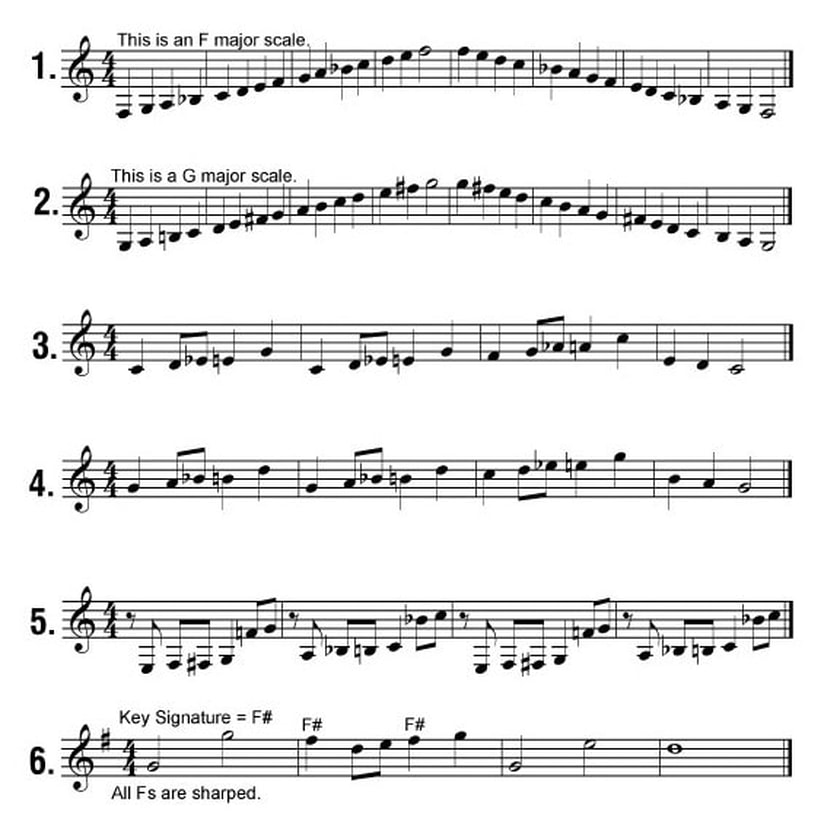
#> input picture OMRImplementation/datasets/images/raw/accidentals.jpg, 840 x 840 px
$ python deskewing_pHt.py
#> lines starting #> are read from the running program, lines starting #| are printed output that depends on the picture; after the words box and inside, x2 and y2 are one past the last pixel; in counts of white or black regions, pixels touching at a corner belong together
### OMRImplementation/Preprocessing/draw_axes.py
import cv2

def draw_axes(image, color=(0, 255, 0)):
    """
    Draw X and Y axes (centered) on the given image.
    """
    h, w = image.shape[:2]
    center_x, center_y = w // 2, h // 2

    # Draw horizontal (X-axis) line
    cv2.line(image, (0, center_y), (w, center_y), color, 2)

    # Draw vertical (Y-axis) line
    cv2.line(image, (center_x, 0), (center_x, h), color, 2)

### OMRImplementation/Preprocessing/deskewing_pHt.py
import tkinter as tk
from tkinter import filedialog
import numpy as np
import cv2
import os
from draw_axes import draw_axes

#withdraw the default Tkinter root window
root = tk.Tk()
root.withdraw()

#set the initial directory
initial_directory = '/Users/andrewyan/Desktop/OMR_Project/OMRImplementation/datasets/images'

#open a file dialog to select an image
file_path = filedialog.askopenfilename(
    title="Select an Image",
    initialdir=initial_directory,  #set the starting directory
    filetypes=[("Image Files", "*.png *.jpg *.jpeg *.bmp *.tiff *.gif")]
)
#> the answer given: ../datasets/images/raw/accidentals.jpg

#start of deskewing process
if not file_path:
    print("No file selected!")
else:
    #load the input image
    image = cv2.imread(file_path)
#> image is the input picture: shape (840, 840, 3); min 0, max 255, mean 233.3

    #error check for no image read
    if image is None:
        print(f"Unable to load image from {file_path}")
    else:
        #show original image
        cv2.imshow('Original', image)
        cv2.waitKey(0)

        #do canny edge detection to find edges for next step, Hough Transform
        edges = cv2.Canny(image, 50, 150, apertureSize=3)
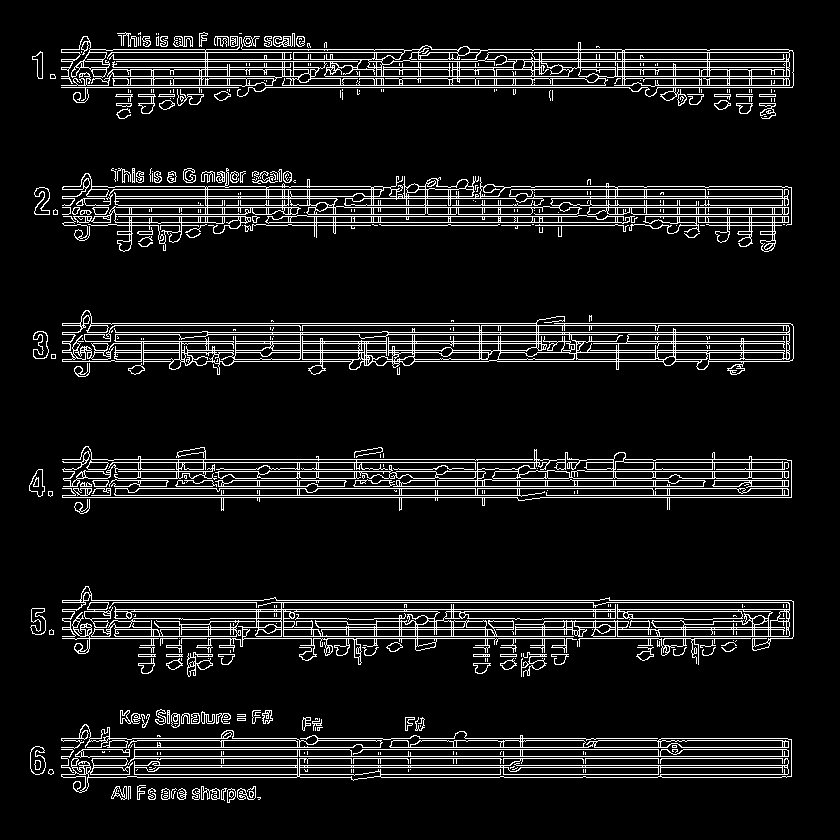
#> edges: shape (840, 840); 8.7% white in thin lines or dots, all inside (x1, y1, x2, y2) = (29, 32, 794, 803)

        #perform Probabilistic Hough Transform
        lines = cv2.HoughLinesP(edges, 1, np.pi / 180, 50, minLineLength=20, maxLineGap=5)
#> lines = 593 rows, first 6: [609, 600, 791, 600], [390, 747, 791, 747], [87, 609, 793, 609], [61, 767, 791, 767], [63, 462, 549, 462], [114, 325, 792, 325]

        #copy of original image to keep an unmarked version at the end
        marked_image = image.copy()

        #draw detected line segments
        if lines is not None:
            for x1, y1, x2, y2 in lines[:, 0]:
                cv2.line(marked_image, (x1, y1), (x2, y2), (0, 255, 0), 2)
#> this loop made 593 passes
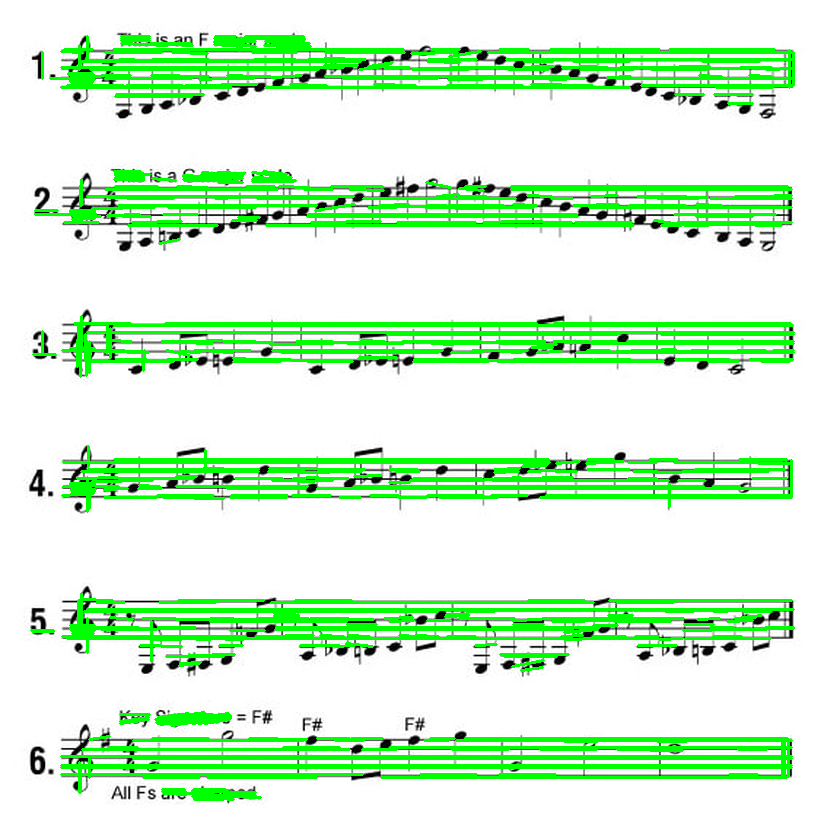
#> marked_image: shape (840, 840, 3); 14.25% of pixels changed, all inside (x1, y1, x2, y2) = (30, 35, 795, 801)

        #draw red axes (pre-deskewing)
        draw_axes(marked_image, color=(0, 0, 255))
#> in draw_axes, `cv2.line(image, (center_x, 0), (center_x, h), color, 2)`:
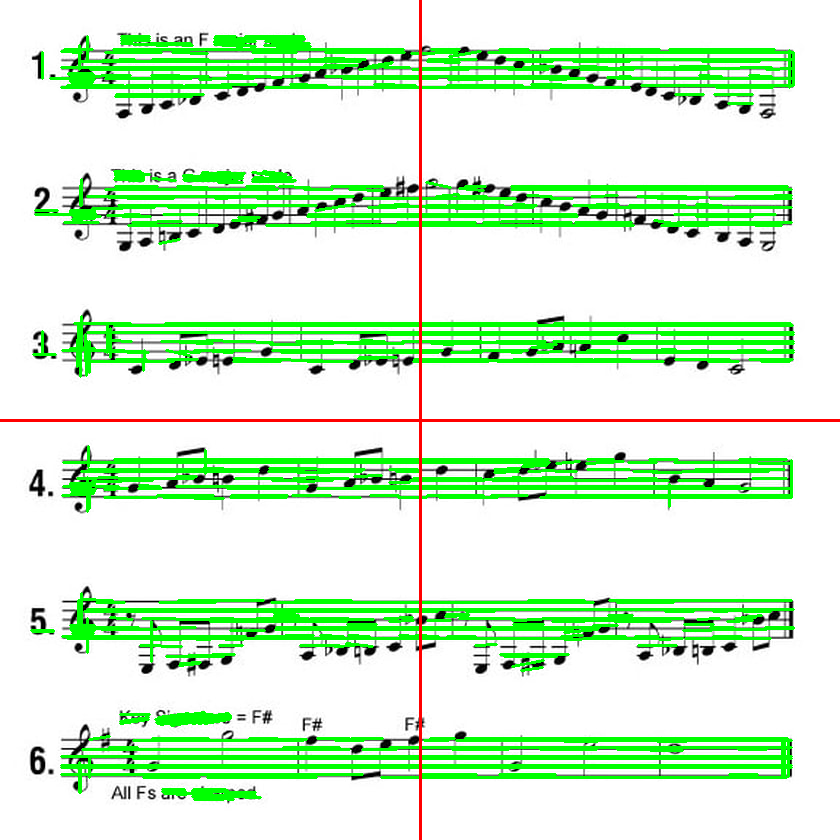
#> image: shape (840, 840, 3); mean B, G, R 207.7, 243.9, 209.5

        #show marked image with sHt lines and red axes
        cv2.imshow('Probabalistic Hough Transform Lines', marked_image)
        cv2.waitKey(0)

        #calculate angles of lines and append angles to a list
        angles = []
        if lines is not None:
            for line in lines:
                x1, y1, x2, y2 = line[0]
                #calculate the angle of the line
                angle = np.arctan2(y2 - y1, x2 - x1)  #angle in radians
                angle_deg = np.degrees(angle)  #convert to degrees
                if -45< angle_deg < 45:  #consider only near-horizontal lines
                    angles.append(angle_deg)
#> this loop made 593 passes
#> (x1, y1, x2, y2, angle, angle_deg) on passes 1 to 3: (609, 600, 791, 600, 0, 0), (390, 747, 791, 747, 0, 0), (87, 609, 793, 609, 0, 0)
#> after the loop, angles = 557 values, max 12.26 at index 463, min -11.31 at index 313, mean -0.242

        #error check for if angles empty
        if len(angles) > 0:
            #compute the average angle
            skew_angle = np.mean(angles)
#> skew_angle = -0.242
            print(f"Skew angle: {skew_angle:.2f} degrees")
#| Skew angle: -0.24 degrees
        else:
            skew_angle = 0
            print("No significant lines detected for deskewing.")

        #calculate rotation matrix from skewed angle and center of image
        (h, w) = image.shape[:2]
        center = (w // 2, h // 2)
        rotation_matrix = cv2.getRotationMatrix2D(center, skew_angle, 1.0)
#> rotation_matrix = [[1, -0.00423, 1.78], [0.00423, 1, -1.77]]

        #deskew the image based on rotation matrix
        deskewed_marked_image = cv2.warpAffine(marked_image, rotation_matrix, (w, h), flags=cv2.INTER_LINEAR, borderMode=cv2.BORDER_REPLICATE)

        #draw blue axes (post-deskewing)
        draw_axes(deskewed_marked_image, color=(255, 0, 0))
#> call 2 of draw_axes, with color = (255, 0, 0)
#> in draw_axes (call 2), `cv2.line(image, (center_x, 0), (center_x, h), color, 2)`:
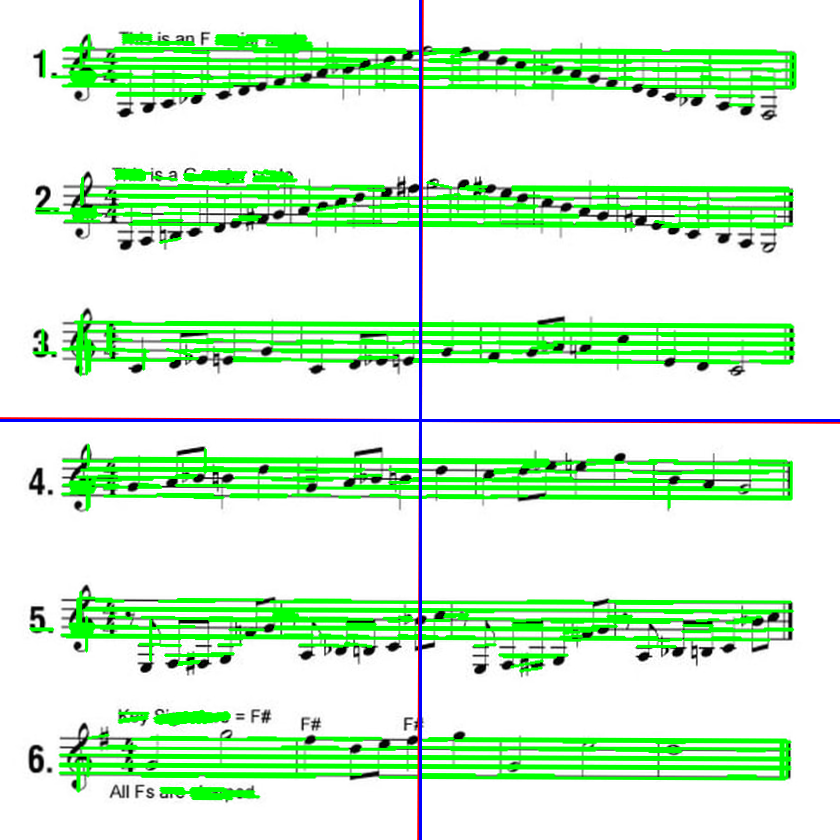
#> image: shape (840, 840, 3); mean B, G, R 209, 243.4, 207.7

        #show deskewed marked image with blue axes
        cv2.imshow('Deskewed Image', deskewed_marked_image)
        cv2.waitKey(0)

        #deskew the image using rotation matrix
        deskewed_image = cv2.warpAffine(image, rotation_matrix, (w, h), flags=cv2.INTER_LINEAR, borderMode=cv2.BORDER_REPLICATE)

        #save the image in the unmarked folder
        new_dir = os.path.join(os.path.dirname(file_path), "..", "deskewed")
        save_path = os.path.join(
            new_dir,
            os.path.splitext(os.path.basename(file_path))[0] + "_pHt_d.png"
        )

        #write deskewed image to files (fully unmarked)
        cv2.imwrite(save_path, deskewed_image)
        print(f"Deskewed image saved to {save_path}")

        #draw blue axes (post-deskewing)
        draw_axes(deskewed_image, color=(255, 0, 0))
#> call 3 of draw_axes, with color = (255, 0, 0)
#> in draw_axes (call 3), `cv2.line(image, (center_x, 0), (center_x, h), color, 2)`:
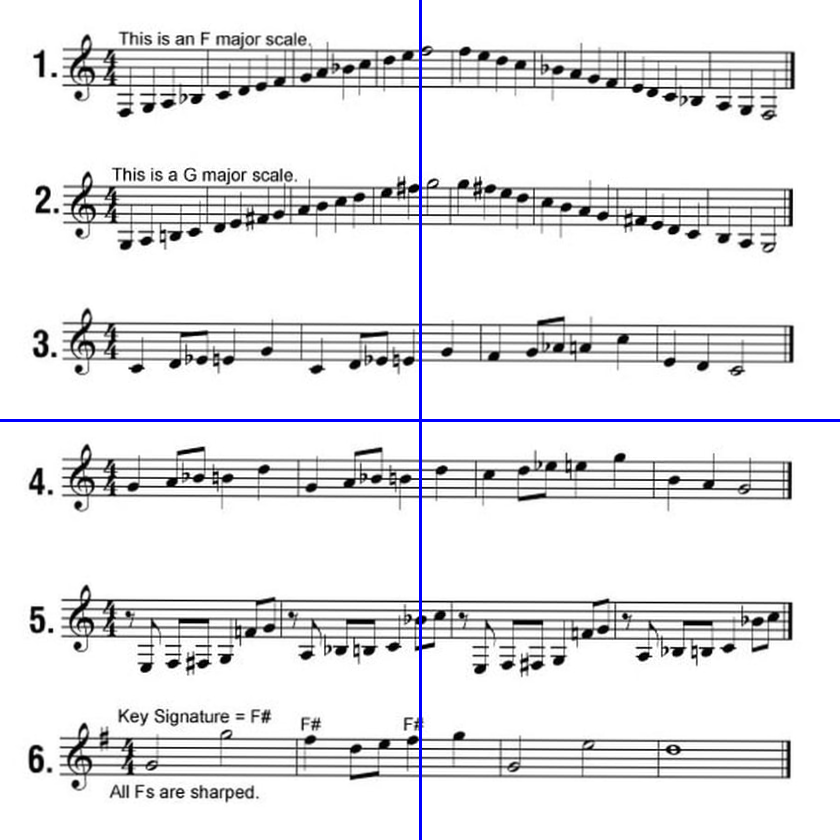
#> image: shape (840, 840, 3); mean B, G, R 233.4, 231.5, 231.5

        #show deskewed image with blue axes
        cv2.imshow('Deskewed Image', deskewed_image)
        cv2.waitKey(0)

#destroy all OpenCV windows
cv2.destroyAllWindows()

$ run again, on OMRImplementation/datasets/images/raw/ldgr_lines_and_clefs.png
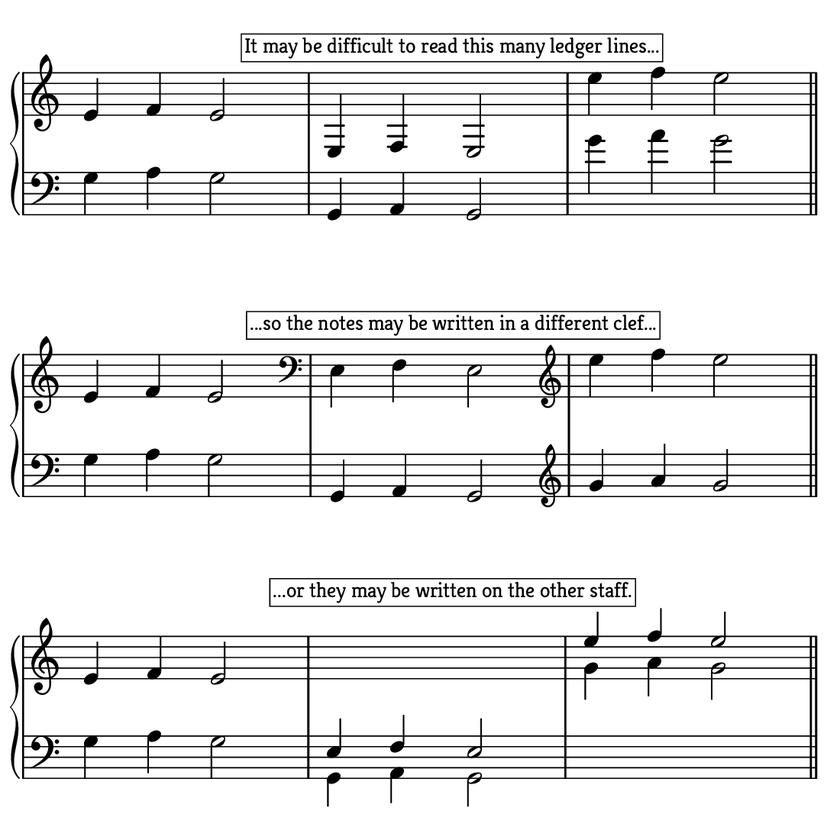
#> input picture OMRImplementation/datasets/images/raw/ldgr_lines_and_clefs.png, 840 x 840 px, shrunk from 1100 x 1100 before the run
#> image is the input picture: shape (840, 840, 3); min 0, max 255, mean 234.1
#> `edges = cv2.Canny(image, 50, 150, apertureSize=3)`:
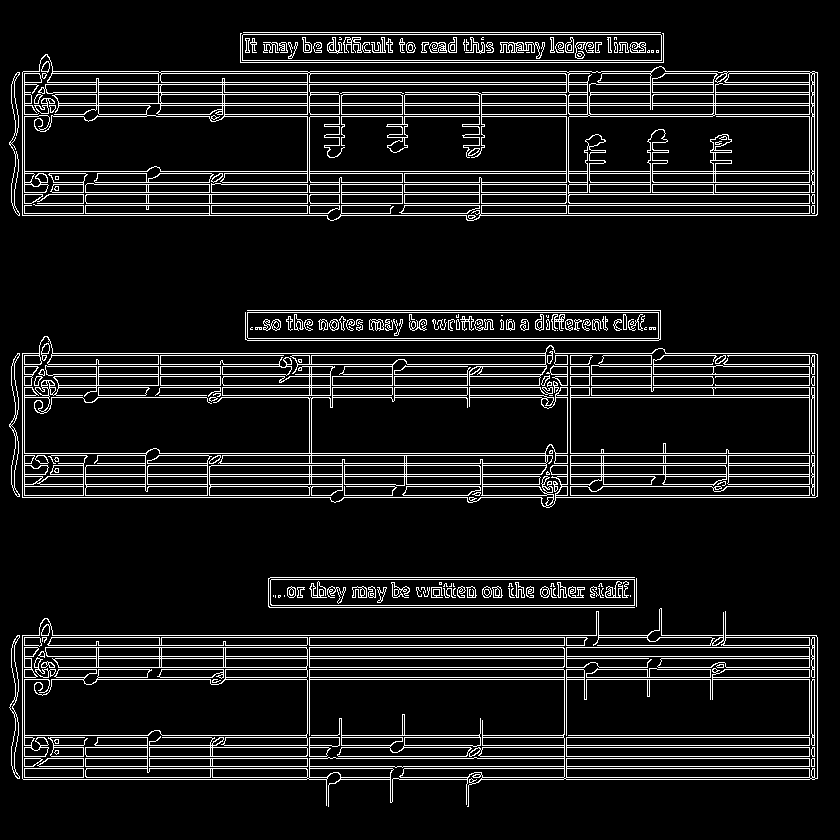
#> edges: shape (840, 840); 9.7% white in thin lines or dots, all inside (x1, y1, x2, y2) = (9, 32, 818, 807)
#> lines = 398 rows, first 6: [22, 474, 817, 474], [22, 486, 394, 486], [339, 374, 542, 374], [97, 737, 147, 737], [162, 735, 817, 735], [16, 637, 586, 637]
#> the loop `for x1, y1, x2, y2 in lines[:, 0]:` made 398 passes
#> the loop `for line in lines:` made 398 passes
#> (x1, y1, x2, y2, angle, angle_deg) on passes 1 to 3: (22, 474, 817, 474, 0, 0), (22, 486, 394, 486, 0, 0), (339, 374, 542, 374, 0, 0)
#> after the loop `for line in lines:`: angles = 334 values, max 3.58 at index 248, min -3.47 at index 323, mean -0.055
#> skew_angle = -0.055
#| Skew angle: -0.05 degrees
#> rotation_matrix = [[1, -0.00096, 0.403], [0.00096, 1, -0.403]]
#> in draw_axes (call 3), `cv2.line(image, (center_x, 0), (center_x, h), color, 2)`:
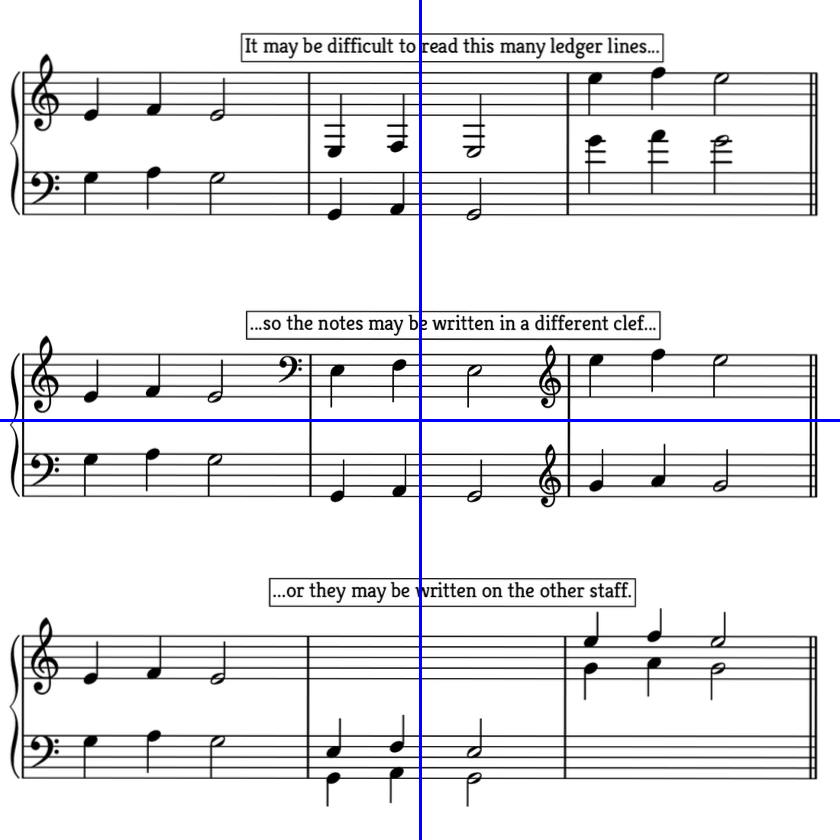
#> image: shape (840, 840, 3); mean B, G, R 234.2, 232.3, 232.3
